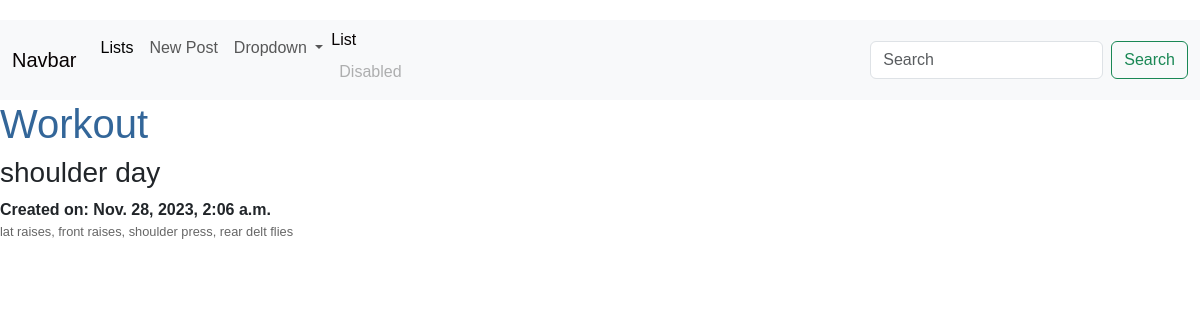
/posts/3/, run on the app's committed database.
### posts/models.py (models this page shows, shortened)
class Post(models.Model):  # Inherits from models.Model
    title = models.CharField(max_length=128)    # CharField is for short text with a limit
    subtitle = models.CharField(max_length=256)
    body = models.TextField()   # TextField is for longer text without a limit
    created_on = models.DateTimeField(auto_now_add=True)    # auto_now_add=True sets the field to now when the object is first created.

### posts/views.py (the view)
# urls.py: path('<int:pk>/', PostDetailView.as_view(), name='detail'),
class PostDetailView(DetailView):
    template_name = 'posts/detail.html'
    model = Post

### templates/posts/detail.html (shortened to what this page needs)
{% extends 'base.html' %}
{% block content %}
        <h1>{{ post.title }}</h1>
        <h3>{{ post.subtitle }}</h3>
        <strong>Created on: {{post.created_on }}</strong>
        <p>{{ post.body }}</p>
{% endblock content %}

### static/css/base.css (style rules this page uses)
h1 { color: #369; font-family: Arial, Helvetica, sans-serif; font-size: 250%; font-weight: normal; }
body { font-family: "Lucida Sans Unicode", "Lucida Grande", sans-serif; font-size: 100%; }
p { color: #666; font-size: 80%; }

### data on the page
Post: title "Workout", subtitle "shoulder day", created_on "Nov. 28, 2023, 2:06 a.m.", body "lat raises, front raises, shoulder press, rear delt flies"
